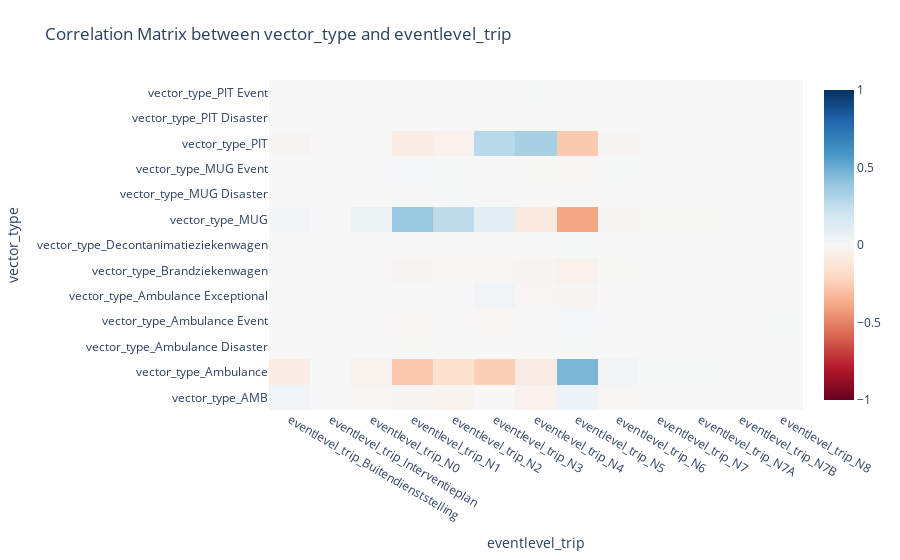

The notebook cell saved with this chart:
### Code cell
import pandas as pd
import seaborn as sns
import plotly.graph_objs as go
import plotly.express as px
import matplotlib.pyplot as plt

# Assuming df_interventions1 is your DataFrame
selected_columns = ['vector_type', 'eventlevel_trip']

# Selecting the relevant columns
df_selected = interventions_dataset[selected_columns]

# Encoding categorical variables using one-hot encoding
df_encoded = pd.get_dummies(df_selected)

# Calculating the correlation matrix
correlation_matrix = df_encoded.corr()

# Select the dummy variables of "vector_type" on the y-axis and "eventlevel_trip" on the x-axis
correlation_subset = correlation_matrix.loc[df_encoded.columns[df_encoded.columns.str.startswith('vector_type')],
                                            df_encoded.columns[df_encoded.columns.str.startswith('eventlevel_trip')]]

# Create a heatmap using Plotly
heatmap = go.Heatmap(
    z=correlation_subset.values,
    x=correlation_subset.columns,
    y=correlation_subset.index,
    colorscale='RdBu',
    zmin=-1, zmax=1
)

# Create layout for the heatmap
layout = go.Layout(
    title='Correlation Matrix between vector_type and eventlevel_trip',
    xaxis=dict(title='eventlevel_trip'),
    yaxis=dict(title='vector_type'),
    margin=dict(l=140, r=40, t=80, b=40),
)

# Create a Figure object
fig = go.Figure(data=[heatmap], layout=layout)

# Show the interactive plot
fig.show()

### Figure 1 — Plotly figure (JSON) as saved in the notebook; plotly's stock layout.template omitted (floating-point values rounded to 4 significant figures; data arrays with more than 128 entries replaced by an {"elided": "..."} marker saying what was removed)
{"data": [{"colorscale": [[0, "rgb(103,0,31)"], [0.1, "rgb(178,24,43)"], [0.2, "rgb(214,96,77)"], [0.3, "rgb(244,165,130)"], [0.4, "rgb(253,219,199)"], [0.5, "rgb(247,247,247)"], [0.6, "rgb(209,229,240)"], [0.7, "rgb(146,197,222)"], [0.8, "rgb(67,147,195)"], [0.9, "rgb(33,102,172)"], [1, "rgb(5,48,97)"]], "type": "heatmap", "x": ["eventlevel_trip_Buitendienststelling", "eventlevel_trip_Interventieplan", "eventlevel_trip_N0", "eventlevel_trip_N1", "eventlevel_trip_N2", "eventlevel_trip_N3", "eventlevel_trip_N4", "eventlevel_trip_N5", "eventlevel_trip_N6", "eventlevel_trip_N7", "eventlevel_trip_N7A", "eventlevel_trip_N7B", "eventlevel_trip_N8"], "y": ["vector_type_AMB", "vector_type_Ambulance", "vector_type_Ambulance Disaster", "vector_type_Ambulance Event", "vector_type_Ambulance Exceptional", "vector_type_Brandziekenwagen", "vector_type_Decontanimatieziekenwagen", "vector_type_MUG", "vector_type_MUG Disaster", "vector_type_MUG Event", "vector_type_PIT", "vector_type_PIT Disaster", "vector_type_PIT Event"], "z": {"elided": "13x13 float values"}, "zmax": 1, "zmin": -1}], "layout": {"margin": {"b": 40, "l": 140, "r": 40, "t": 80}, "title": {"text": "Correlation Matrix between vector_type and eventlevel_trip"}, "xaxis": {"title": {"text": "eventlevel_trip"}}, "yaxis": {"title": {"text": "vector_type"}}}}
